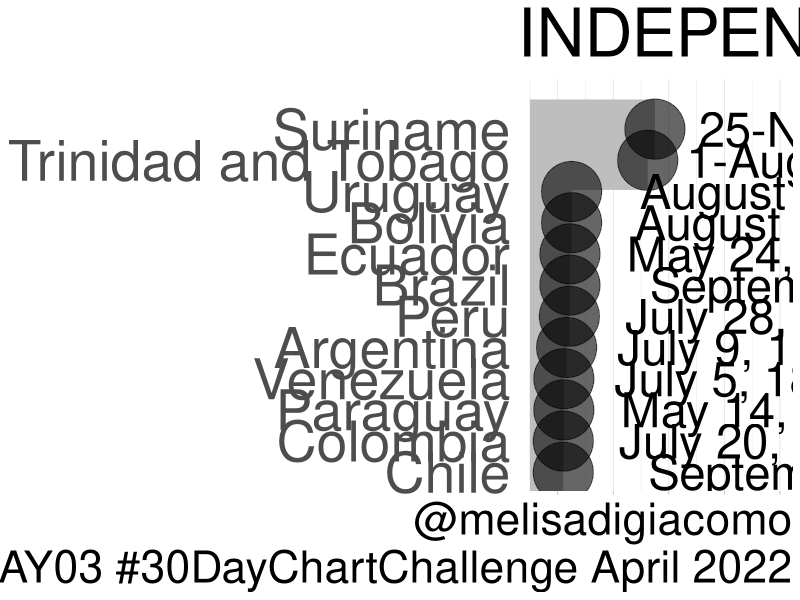

Generate this figure with R:
# Independence

# Library
library(ggplot2)

# Dataset
independence = read.csv("independence.csv", header=T)
independence$country = with(independence, reorder(country, year))

# Horizontal lollipop
png("independence.png", units="in", width=25, height=15, res=300, bg="transparent")

ggplot(independence, aes(x=country, y=year)) +
  geom_segment(aes(x = country, xend = country, y = 1750, yend = year), color = "grey", size = 20) +
  geom_point(color="black", size = 20, alpha = 0.6) +
  geom_text(aes(x = country, y = year, label = date_mdy), 
          hjust = -0.2, size = 12,
          position = position_dodge(width = 1),
          inherit.aes = TRUE) +
  scale_y_continuous(limits = c(1750, 2200)) +
  labs(title="INDEPENDENCE DAY",
       caption="@melisadigiacomo\nDAY03 #30DayChartChallenge April 2022") +
  theme_light() +
  coord_flip() +
  theme(text = element_text(size = 40),
        axis.text = element_text(size = 40),
        axis.text.x = element_blank(),
        axis.title = element_blank(),
        panel.grid.major.y = element_blank(),
        panel.border = element_blank(),
        axis.ticks.y = element_blank()
  )

dev.off()